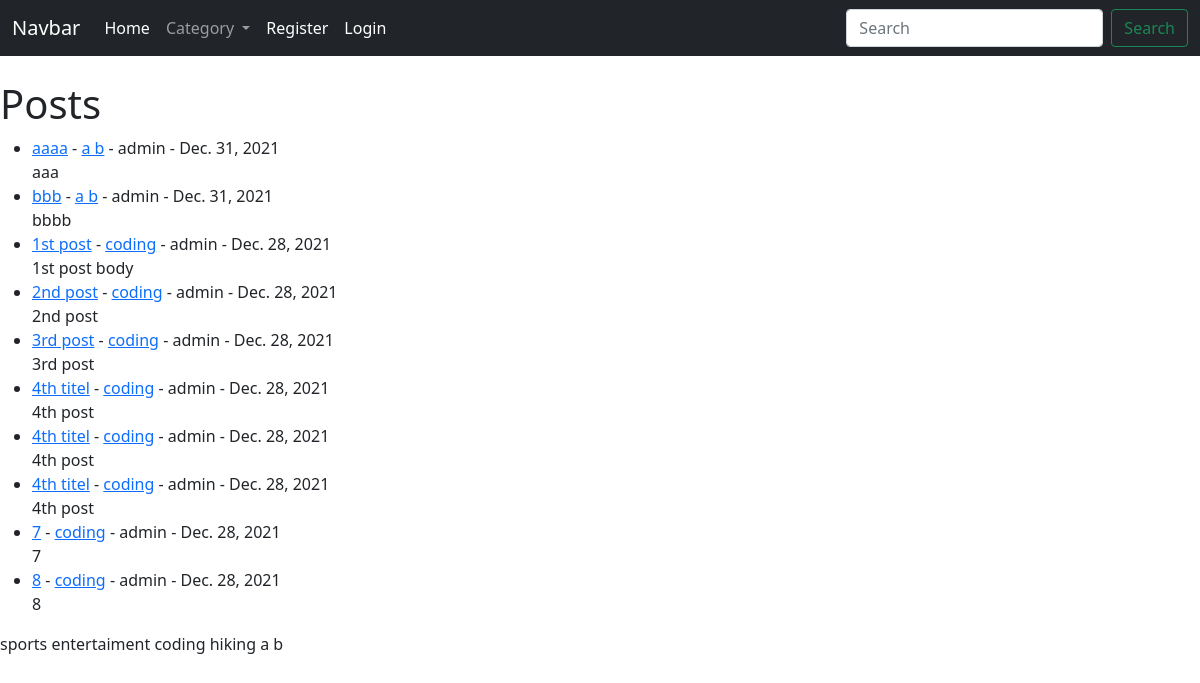
The app's page /, older data.
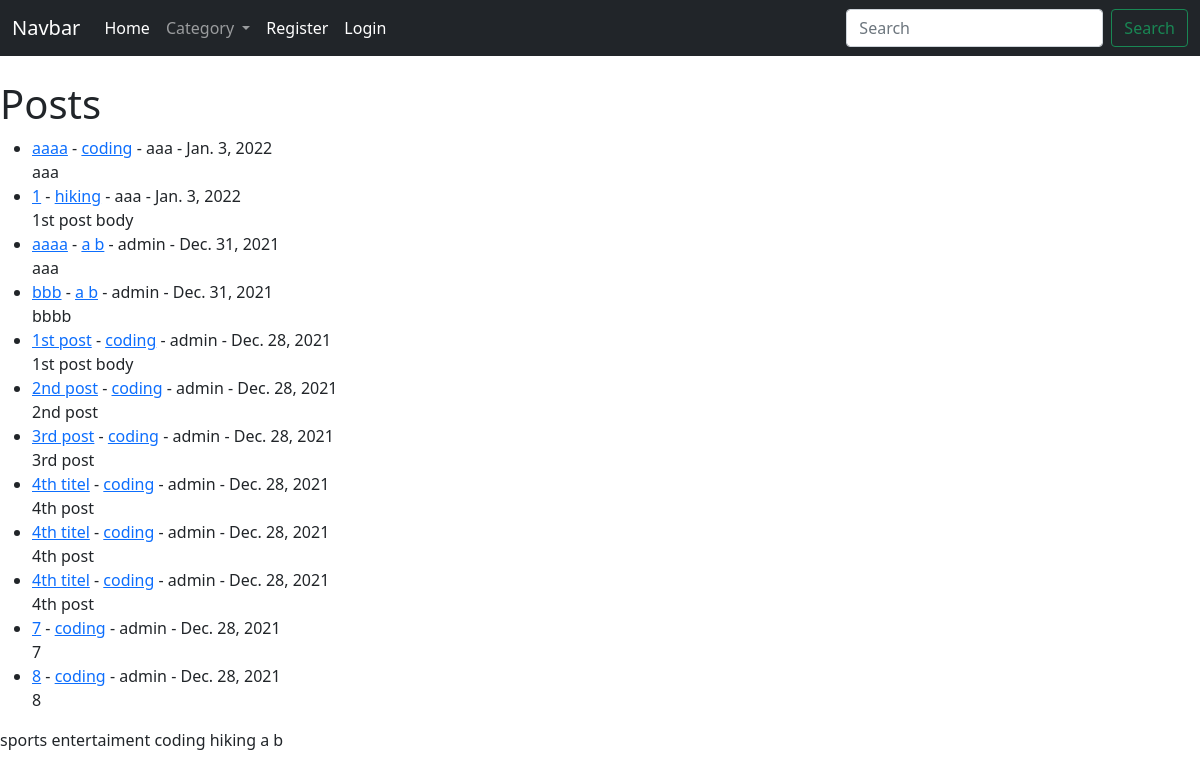
The same page, newer data.
### theblog/models.py (models this page shows, shortened)
class Post(models.Model):
    title = models.CharField(max_length=255)
    title_tag = models.CharField(max_length=255, default="My Freakin' Awesome Blog!")
    author = models.ForeignKey(User, on_delete=models.CASCADE)
    body = models.TextField()
    post_date = models.DateField(auto_now_add=True)
    category = models.CharField(max_length=255, default='coding')
    likes = models.ManyToManyField(User, related_name='blog_posts')

class Category(models.Model):
    name = models.CharField(max_length=255)
    def __str__(self):
        return self.name

### theblog/views.py (the view)
# urls.py: path('', HomeView.as_view(), name="home"),
class HomeView(ListView):
    model = Post
    template_name = 'home.html'
    ordering = ['-post_date']
    def get_context_data(self, *args, **kwargs):
        cat_menu = Category.objects.all()
        context = super(HomeView, self).get_context_data(*args, **kwargs)
        context["cat_menu"] = cat_menu
        print(context["cat_menu"])
        return context

### theblog/templates/home.html (shortened to what this page needs)
{% extends 'base.html' %}
{% block content %}
<h1>Posts</h1>
<ul>
{% for post in object_list %}
    <li>
    <a href="{% url 'article-detail' post.pk %}">{{ post.title }}</a> -
    <a href="{% url 'category' post.category %}">{{ post.category }}</a> -
    {{ post.author }} - {{ post.post_date }}
    <br>
    {{ post.body|safe }}
    </li>
{% endfor %}
</ul>
{% for cat in cat_menu %}
{{ cat }}
{% endfor %}
{% endblock %}

Row changes from the older to the newer data that the page shows:
added Post: title "aaaa", category "coding", author "aaa", post_date "Jan. 3, 2022", body "aaa"
added Post: title "1", category "hiking", author "aaa", post_date "Jan. 3, 2022", body "1st post body"
